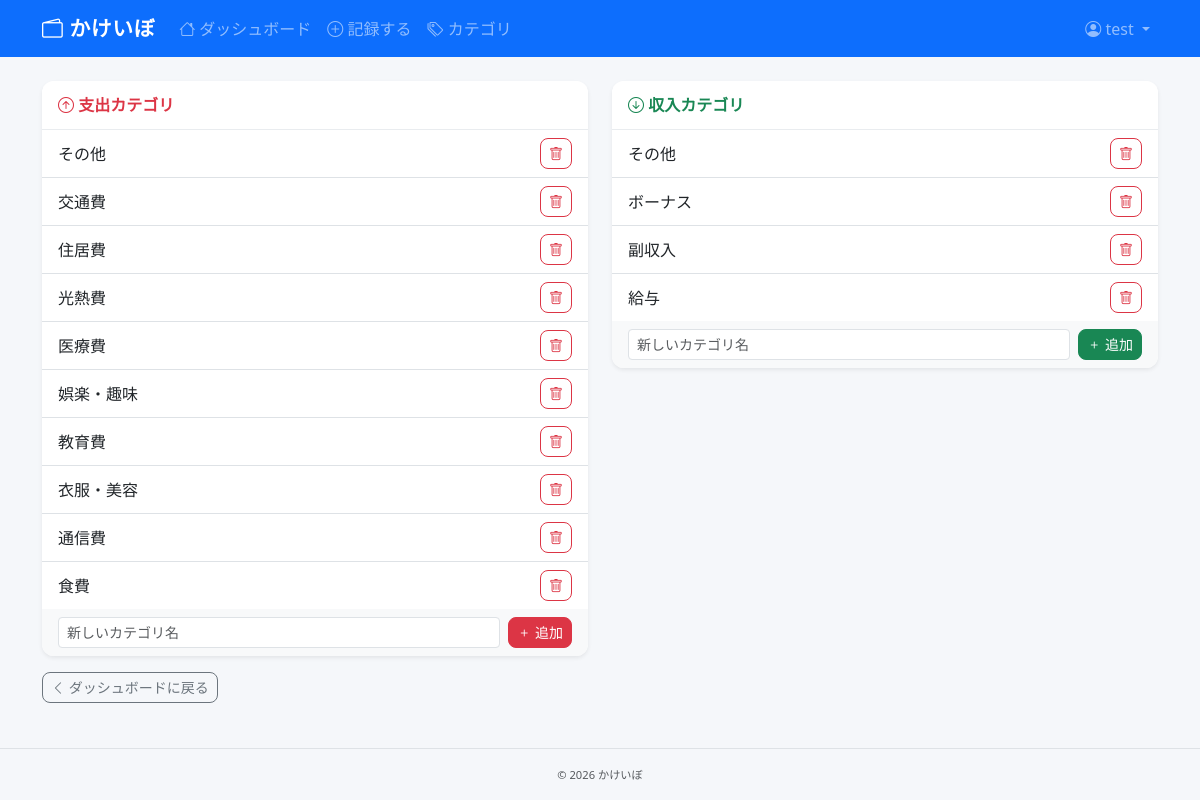
The page /categories (signed in) on the database its author committed.
### app/models.py (models this page shows, shortened)
class User(UserMixin, db.Model):
    __tablename__ = 'users'
    id = db.Column(db.Integer, primary_key=True)
    username = db.Column(db.String(64), unique=True, nullable=False)
    email = db.Column(db.String(120), unique=True, nullable=False)
    password_hash = db.Column(db.String(256), nullable=False)
    created_at = db.Column(db.DateTime, default=datetime.utcnow)
    categories = db.relationship('Category', backref='user', lazy='dynamic',
                                 cascade='all, delete-orphan')
    transactions = db.relationship('Transaction', backref='user', lazy='dynamic',
                                   cascade='all, delete-orphan')

class Category(db.Model):
    __tablename__ = 'categories'
    id = db.Column(db.Integer, primary_key=True)
    name = db.Column(db.String(50), nullable=False)
    type = db.Column(db.String(10), nullable=False)  # 'income' or 'expense'
    user_id = db.Column(db.Integer, db.ForeignKey('users.id'), nullable=False)
    transactions = db.relationship('Transaction', backref='category', lazy='dynamic')

### app/expenses/routes.py (the view)
@expenses.route('/categories')
@login_required
def categories():
    income_cats = (Category.query
                   .filter_by(user_id=current_user.id, type='income')
                   .order_by(Category.name).all())
    expense_cats = (Category.query
                    .filter_by(user_id=current_user.id, type='expense')
                    .order_by(Category.name).all())
    return render_template('expenses/categories.html',
                           income_cats=income_cats,
                           expense_cats=expense_cats)

### app/models.py (called while the page is built)
@login_manager.user_loader
def load_user(user_id):
    return User.query.get(int(user_id))

### app/templates/expenses/categories.html (shortened to what this page needs)
{% extends 'base.html' %}
{% block content %}
<div class="row g-4">
  <div class="col-md-6">
    <div class="card shadow-sm">
      <div class="card-header fw-semibold text-danger">
        <i class="bi bi-arrow-up-circle"></i> 支出カテゴリ
      </div>
      <ul class="list-group list-group-flush">
        {% for cat in expense_cats %}
        <li class="list-group-item d-flex justify-content-between align-items-center">
          <span>{{ cat.name }}</span>
          <form method="POST"
                action="{{ url_for('expenses.delete_category', category_id=cat.id) }}"
                onsubmit="return confirm('「{{ cat.name }}」を削除しますか？')">
            <button type="submit" class="btn btn-outline-danger btn-sm">
              <i class="bi bi-trash"></i>
            </button>
          </form>
        </li>
        {% else %}
        <li class="list-group-item text-muted">カテゴリがありません</li>
        {% endfor %}
      </ul>
      <div class="card-footer">
        <form method="POST" action="{{ url_for('expenses.add_category') }}" class="d-flex gap-2">
          <input type="text" class="form-control form-control-sm" name="name"
                 placeholder="新しいカテゴリ名" required>
          <button type="submit" class="btn btn-danger btn-sm text-nowrap">
            <i class="bi bi-plus"></i> 追加
          </button>
        </form>
      </div>
    </div>
  </div>
  <div class="col-md-6">
    <div class="card shadow-sm">
      <div class="card-header fw-semibold text-success">
        <i class="bi bi-arrow-down-circle"></i> 収入カテゴリ
      </div>
      <ul class="list-group list-group-flush">
        {% for cat in income_cats %}
        <li class="list-group-item d-flex justify-content-between align-items-center">
          <span>{{ cat.name }}</span>
          <form method="POST"
                action="{{ url_for('expenses.delete_category', category_id=cat.id) }}"
                onsubmit="return confirm('「{{ cat.name }}」を削除しますか？')">
            <button type="submit" class="btn btn-outline-danger btn-sm">
              <i class="bi bi-trash"></i>
            </button>
          </form>
        </li>
        {% else %}
        <li class="list-group-item text-muted">カテゴリがありません</li>
        {% endfor %}
      </ul>
      <div class="card-footer">
        <form method="POST" action="{{ url_for('expenses.add_category') }}" class="d-flex gap-2">
          <input type="text" class="form-control form-control-sm" name="name"
                 placeholder="新しいカテゴリ名" required>
          <button type="submit" class="btn btn-success btn-sm text-nowrap">
            <i class="bi bi-plus"></i> 追加
          </button>
        </form>
      </div>
    </div>
  </div>
</div>
<div class="mt-3">
  <a href="{{ url_for('expenses.index') }}" class="btn btn-outline-secondary btn-sm">
    <i class="bi bi-chevron-left"></i> ダッシュボードに戻る
  </a>
</div>
{% endblock %}

### app/templates/base.html (shortened to what this page needs)
<!DOCTYPE html>
<html lang="ja">
<head>
  <link rel="stylesheet" href="https://cdn.jsdelivr.net/npm/bootstrap@5.3.2/dist/css/bootstrap.min.css">
  <link rel="stylesheet" href="https://cdn.jsdelivr.net/npm/bootstrap-icons@1.11.3/font/bootstrap-icons.min.css">
  <link rel="stylesheet" href="{{ url_for('static', filename='css/style.css') }}">
</head>
<body>
{% if current_user.is_authenticated %}
<nav class="navbar navbar-expand-lg navbar-dark bg-primary">
  <div class="container">
    <a class="navbar-brand fw-bold" href="{{ url_for('expenses.index') }}">
      <i class="bi bi-wallet2"></i> かけいぼ
    </a>
    <div class="collapse navbar-collapse" id="navbarNav">
      <ul class="navbar-nav me-auto">
        <li class="nav-item">
          <a class="nav-link" href="{{ url_for('expenses.index') }}">
            <i class="bi bi-house"></i> ダッシュボード
          </a>
        </li>
        <li class="nav-item">
          <a class="nav-link" href="{{ url_for('expenses.add_transaction') }}">
            <i class="bi bi-plus-circle"></i> 記録する
          </a>
        </li>
        <li class="nav-item">
          <a class="nav-link" href="{{ url_for('expenses.categories') }}">
            <i class="bi bi-tags"></i> カテゴリ
          </a>
        </li>
      </ul>
      <ul class="navbar-nav">
        <li class="nav-item dropdown">
          <a class="nav-link dropdown-toggle" href="#" data-bs-toggle="dropdown">
            <i class="bi bi-person-circle"></i> {{ current_user.username }}
          </a>
        </li>
      </ul>
    </div>
  </div>
</nav>
{% endif %}
<main class="container py-4">
  {% block content %}{% endblock %}
</main>
<footer class="text-center text-muted py-3 border-top mt-auto">
  <small>&copy; 2026 かけいぼ</small>
</footer>
</body>
</html>

### app/static/css/style.css (style rules this page uses)
body { background-color: #f5f7fa; min-height: 100vh; display: flex; flex-direction: column; }
main { flex: 1; }
.navbar-brand { font-size: 1.3rem; letter-spacing: 0.03em; }
.card { border-radius: 0.75rem; border: none; box-shadow: 0 1px 4px rgba(0, 0, 0, 0.08); }
.card-header { background-color: #fff; border-bottom: 1px solid #e9ecef; border-radius: 0.75rem 0.75rem 0 0 !important; padding: 0.75rem 1rem; }
.card-footer { background-color: #f8f9fa; border-top: 1px solid #e9ecef; border-radius: 0 0 0.75rem 0.75rem !important; }
.btn { border-radius: 0.5rem; }
footer { font-size: 0.8rem; }

### rows shown on the page
User: username "test"
Category: name "その他"
Category: name "交通費"
Category: name "住居費"
Category: name "光熱費"
Category: name "医療費"
Category: name "娯楽・趣味"
Category: name "教育費"
Category: name "衣服・美容"
Category: name "通信費"
Category: name "食費"
Category: name "その他"
Category: name "ボーナス"
Category: name "副収入"
Category: name "給与"
